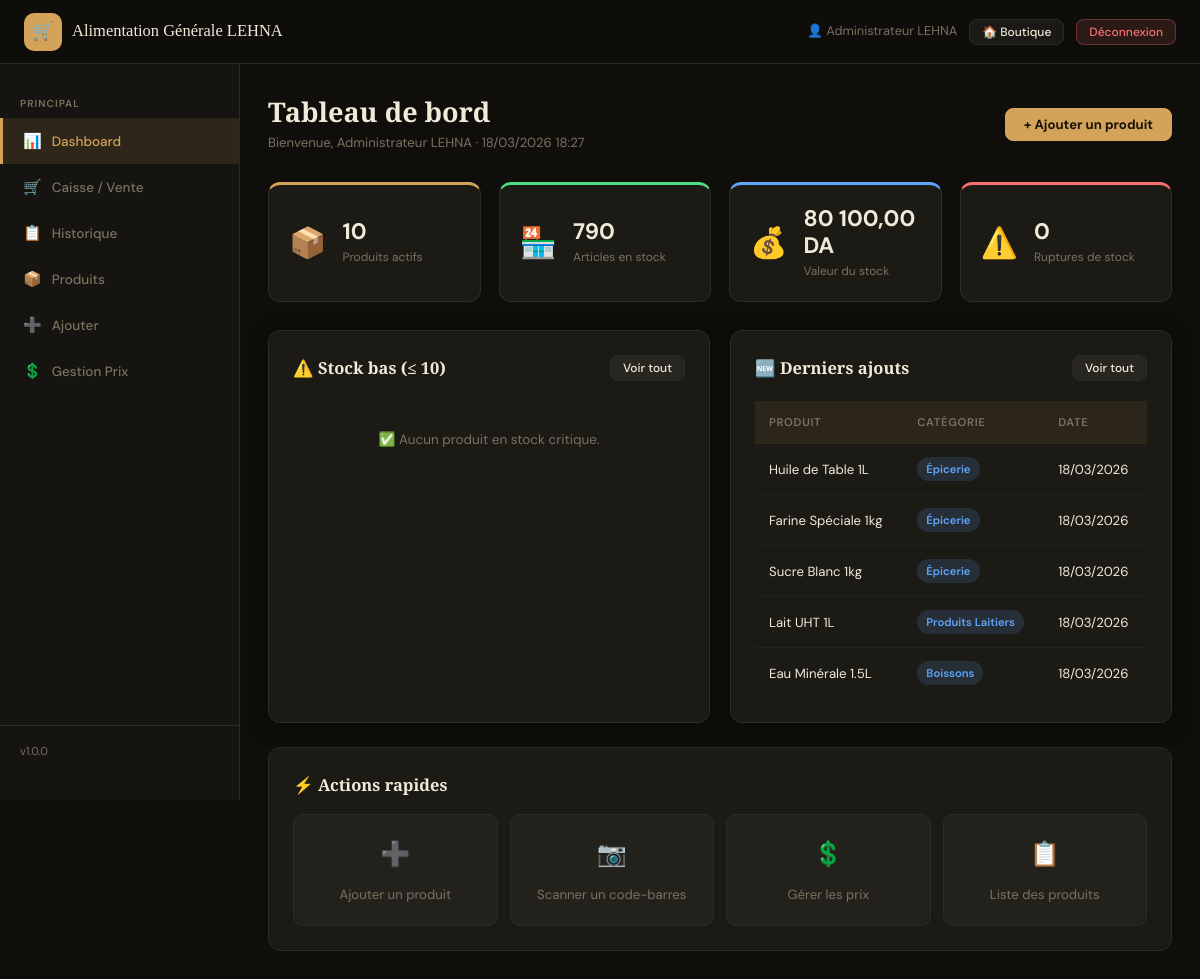
The page /admin/index.php (signed in) on the database its author committed.
### tables this page shows
CREATE TABLE IF NOT EXISTS `produits` (
    `id`           INT UNSIGNED     NOT NULL AUTO_INCREMENT,
    `nom`          VARCHAR(200)     NOT NULL,
    `prix`         DECIMAL(10, 2)   NOT NULL DEFAULT 0.00,
    `code_barre`   VARCHAR(50)      NOT NULL,           
    `quantite`     INT              NOT NULL DEFAULT 0,
    `image`        VARCHAR(255)     NOT NULL DEFAULT 'default.jpg',
    `description`  TEXT,
    `categorie`    VARCHAR(100)     NOT NULL DEFAULT 'Général',
    `actif`        TINYINT(1)       NOT NULL DEFAULT 1,  
    `created_at`   DATETIME         NOT NULL DEFAULT CURRENT_TIMESTAMP,
    `updated_at`   DATETIME         NOT NULL DEFAULT CURRENT_TIMESTAMP
                                    ON UPDATE CURRENT_TIMESTAMP,
    PRIMARY KEY (`id`),
    UNIQUE KEY `uq_code_barre` (`code_barre`),
    KEY `idx_nom`       (`nom`),
    KEY `idx_categorie` (`categorie`),
    KEY `idx_actif`     (`actif`)
);

### includes/functions.php (called while the page is built, shortened)
<?php
function getStats(): array
{
    $pdo = getPDO();
    $stats = $pdo->query('SELECT * FROM v_produits_stats')->fetch();
    return [
        'total_produits' => (int)   ($stats['total_produits'] ?? 0),
        'total_stock'    => (int)   ($stats['total_stock']    ?? 0),
        'valeur_stock'   => (float) ($stats['valeur_stock']   ?? 0),
        'ruptures'       => (int)   ($stats['ruptures']       ?? 0),
        'stock_bas'      => (int)   ($stats['stock_bas']      ?? 0),
    ];
}
function e(string $val): string
{
    return htmlspecialchars($val, ENT_QUOTES | ENT_HTML5, 'UTF-8');
}
function formatPrix(float $prix): string
{
    return number_format($prix, 2, ',', ' ') . ' DA';
}

### admin/index.php (the view, shortened to what this page needs)
<?php
require_once __DIR__ . '/../includes/functions.php';
$stats = getStats();
$pdo       = getPDO();
$stmtLow   = $pdo->query('SELECT * FROM produits WHERE actif=1 AND quantite > 0 AND quantite <= 10 ORDER BY quantite ASC LIMIT 5');
$lowStock  = $stmtLow->fetchAll();
$stmtRecent = $pdo->query('SELECT * FROM produits WHERE actif=1 ORDER BY created_at DESC LIMIT 5');
$recent     = $stmtRecent->fetchAll();
?>
<!DOCTYPE html>
<html lang="fr">
<head>
    <link rel="stylesheet" href="<?= APP_URL ?>/assets/css/admin.css">
</head>
<body>
<?php include __DIR__ . '/partials/navbar.php'; ?>
<div class="admin-layout">
    <?php include __DIR__ . '/partials/sidebar.php'; ?>
    <main class="admin-main">
        <div class="page-header">
            <div>
                <h1 class="page-title">Tableau de bord</h1>
                <p class="page-subtitle">Bienvenue, <?= e($_SESSION['admin_nom']) ?> · <?= date('d/m/Y H:i') ?></p>
            </div>
            <a href="product_add.php" class="btn btn-primary">+ Ajouter un produit</a>
        </div>
        <div class="stats-grid">
            <div class="stat-card" style="--accent:#d4a35a">
                <div class="stat-icon">📦</div>
                <div class="stat-body">
                    <span class="stat-value"><?= number_format($stats['total_produits']) ?></span>
                    <span class="stat-label">Produits actifs</span>
                </div>
            </div>
            <div class="stat-card" style="--accent:#4ade80">
                <div class="stat-icon">🏪</div>
                <div class="stat-body">
                    <span class="stat-value"><?= number_format($stats['total_stock']) ?></span>
                    <span class="stat-label">Articles en stock</span>
                </div>
            </div>
            <div class="stat-card" style="--accent:#60a5fa">
                <div class="stat-icon">💰</div>
                <div class="stat-body">
                    <span class="stat-value"><?= formatPrix($stats['valeur_stock']) ?></span>
                    <span class="stat-label">Valeur du stock</span>
                </div>
            </div>
            <div class="stat-card" style="--accent:#f87171">
                <div class="stat-icon">⚠️</div>
                <div class="stat-body">
                    <span class="stat-value"><?= number_format($stats['ruptures']) ?></span>
                    <span class="stat-label">Ruptures de stock</span>
                </div>
            </div>
        </div>
        <div class="dashboard-grid">
            <div class="card">
                <div class="card-header">
                    <h2 class="card-title">⚠️ Stock bas (≤ 10)</h2>
                    <a href="products.php?filter=low" class="btn btn-sm">Voir tout</a>
                </div>
                <?php if (empty($lowStock)): ?>
                    <p class="empty-state">✅ Aucun produit en stock critique.</p>
                <?php endif; ?>
            </div>
            <div class="card">
                <div class="card-header">
                    <h2 class="card-title">🆕 Derniers ajouts</h2>
                    <a href="products.php" class="btn btn-sm">Voir tout</a>
                </div>
                <?php if (empty($recent)): ?>
                    <p class="empty-state">Aucun produit pour le moment.</p>
                <?php else: ?>
                    <table class="data-table">
                        <thead><tr><th>Produit</th><th>Catégorie</th><th>Date</th></tr></thead>
                        <tbody>
                        <?php foreach ($recent as $p): ?>
                            <tr>
                                <td><?= e($p['nom']) ?></td>
                                <td><span class="badge badge-info"><?= e($p['categorie']) ?></span></td>
                                <td><?= date('d/m/Y', strtotime($p['created_at'])) ?></td>
                            </tr>
                        <?php endforeach; ?>
                        </tbody>
                    </table>
                <?php endif; ?>
            </div>
        </div>
        <div class="quick-actions">
            <h2 class="card-title" style="margin-bottom:16px">⚡ Actions rapides</h2>
            <div class="quick-actions-grid">
                <a href="product_add.php" class="quick-btn">
                    <span>➕</span> Ajouter un produit
                </a>
                <a href="product_add.php#scanner" class="quick-btn">
                    <span>📷</span> Scanner un code-barres
                </a>
                <a href="prices.php" class="quick-btn">
                    <span>💲</span> Gérer les prix
                </a>
                <a href="products.php" class="quick-btn">
                    <span>📋</span> Liste des produits
                </a>
            </div>
        </div>
    </main>
</div>
</body>
</html>

### assets/css/admin.css (style rules this page uses)
:root { --bg-dark: #0f0e0b; --bg-mid: #161410; --card-bg: #1c1a15; --border: #2e2b22; --gold: #d4a35a; --gold-light: #e8c07a; --gold-dark: #a87a38; --text-primary: #f0ead8; --text-muted: #7a7260; --success: #4ade80; --danger: #f87171; --warning: #fbbf24; --info: #60a5fa; --sidebar-w: 240px; --navbar-h: 64px; --radius: 12px; --shadow: 0 4px 24px rgba(0,0,0,.4); --font-body: 'DM Sans', sans-serif; --font-display: 'Playfair Display', serif; --transition: .2s ease; }
*, *::before, *::after { box-sizing: border-box; margin: 0; padding: 0; }
html { font-size: 15px; scroll-behavior: smooth; }
body { font-family: var(--font-body); background-color: var(--bg-dark); color: var(--text-primary); line-height: 1.6; min-height: 100vh; }
a { color: var(--gold); text-decoration: none; transition: color var(--transition); }
.admin-layout { display: flex; min-height: 100vh; padding-top: var(--navbar-h); }
.admin-main { flex: 1; padding: 32px 28px; max-width: 1200px; overflow-x: hidden; }
.page-header { display: flex; justify-content: space-between; align-items: center; margin-bottom: 28px; gap: 16px; flex-wrap: wrap; }
.page-title { font-family: var(--font-display); font-size: 1.8rem; color: var(--text-primary); line-height: 1.2; }
.page-subtitle { color: var(--text-muted); font-size: .88rem; margin-top:4px; }
.card { background: var(--card-bg); border: 1px solid var(--border); border-radius: var(--radius); padding: 24px; box-shadow: var(--shadow); }
.card-header { display: flex; justify-content: space-between; align-items: center; margin-bottom: 20px; gap: 12px; }
.card-title { font-family: var(--font-display); font-size: 1.1rem; color: var(--text-primary); }
.stats-grid { display: grid; grid-template-columns: repeat(auto-fit, minmax(200px, 1fr)); gap: 18px; margin-bottom: 28px; }
.stat-card { background: var(--card-bg); border: 1px solid var(--border); border-radius: var(--radius); border-top: 3px solid var(--accent, var(--gold)); padding: 20px; display: flex; align-items: center; gap: 16px; transition: transform var(--transition), box-shadow var(--transition); }
.stat-icon { font-size: 2rem; flex-shrink: 0; }
.stat-body { display: flex; flex-direction: column; }
.stat-value { font-size: 1.5rem; font-weight: 700; color: var(--text-primary); line-height: 1.2; }
.stat-label { font-size: .8rem; color: var(--text-muted); margin-top:3px; }
.dashboard-grid { display: grid; grid-template-columns: repeat(auto-fit, minmax(320px, 1fr)); gap: 20px; margin-bottom: 24px; }
.data-table { width: 100%; border-collapse: collapse; font-size: .88rem; }
.data-table th { background: rgba(212,163,90,.08); color: var(--text-muted); font-size: .75rem; font-weight: 600; letter-spacing:.06em; text-transform:uppercase; padding: 12px 14px; text-align: left; border-bottom: 1px solid var(--border); }
.data-table td { padding: 13px 14px; border-bottom: 1px solid rgba(46,43,34,.6); vertical-align:middle; }
.data-table tr:last-child td { border-bottom: none; }
.btn { display: inline-flex; align-items: center; gap: 6px; padding: 9px 18px; border-radius: 8px; font-size: .88rem; font-weight: 500; cursor: pointer; border: 1px solid var(--border); background: rgba(255,255,255,.05); color: var(--text-primary); transition: all var(--transition); white-space: nowrap; line-height: 1; }
.btn-primary { background: var(--gold); border-color: var(--gold); color: #1a1208; font-weight: 700; }
.btn-sm { padding: 6px 12px; font-size: .8rem; }
.badge { display: inline-block; padding: 3px 9px; border-radius: 20px; font-size: .75rem; font-weight: 600; }
.badge-info { background: rgba(96,165,250,.15); color: #60a5fa; }
.quick-actions { background: var(--card-bg); border: 1px solid var(--border); border-radius: var(--radius); padding: 24px; margin-top: 20px; }
.quick-actions-grid { display: grid; grid-template-columns: repeat(auto-fit, minmax(160px,1fr)); gap: 12px; }
.quick-btn { display: flex; flex-direction: column; align-items: center; gap: 10px; padding: 20px 16px; background: rgba(255,255,255,.03); border: 1px solid var(--border); border-radius: 10px; color: var(--text-muted); font-size: .88rem; transition: all var(--transition); text-align: center; cursor: pointer; }
.quick-btn span { font-size: 1.6rem; }
.empty-state { color: var(--text-muted); text-align:center; padding: 28px; font-size: .9rem; }

### rows shown on the page
produits: nom "Huile de Table 1L", categorie "Épicerie", created_at "18/03/2026"
produits: nom "Farine Spéciale 1kg", categorie "Épicerie", created_at "18/03/2026"
produits: nom "Sucre Blanc 1kg", categorie "Épicerie", created_at "18/03/2026"
produits: nom "Lait UHT 1L", categorie "Produits Laitiers", created_at "18/03/2026"
produits: nom "Eau Minérale 1.5L", categorie "Boissons", created_at "18/03/2026"

### other values the page prints
APP_NAME "Alimentation Générale LEHNA"
$_SESSION['admin_nom'] "Administrateur LEHNA"
$icon "📊 🛒 📋 📦 ➕ 💲"
$label "Dashboard Caisse / Vente Historique Produits Ajouter Gestion Prix"
APP_VERSION "1.0.0"
$stats['total_produits'] "10"
$stats['total_stock'] "790"
formatPrix($stats['valeur_stock']) "80 100,00 DA"
$stats['ruptures'] "0"
